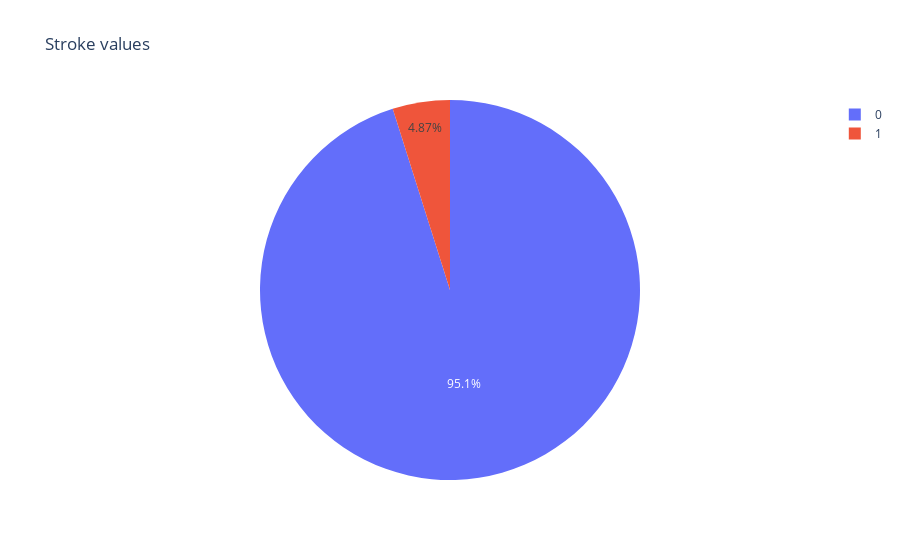

Source (notebook cell):
### Code cell
# show the target varialbe
px.pie(data_frame=df["stroke"].value_counts(dropna=False),
       names=df["stroke"].value_counts(dropna=False).index,
       values=df["stroke"].value_counts(dropna=False).values,
       title="Stroke values",
      )

### Figure 1 — Plotly figure (JSON) as saved in the notebook; plotly's stock layout.template omitted (floating-point values rounded to 4 significant figures)
{"data": [{"domain": {"x": [0.0, 1.0], "y": [0.0, 1.0]}, "hovertemplate": "label=%{label}<br>value=%{value}<extra></extra>", "labels": [0, 1], "legendgroup": "", "name": "", "showlegend": true, "type": "pie", "values": [4861, 249]}], "layout": {"legend": {"tracegroupgap": 0}, "title": {"text": "Stroke values"}}}
